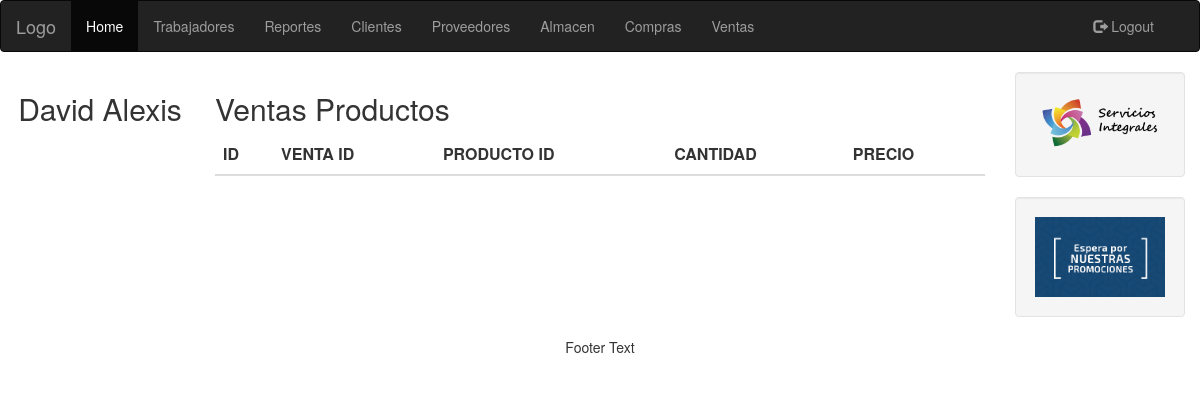
Page /taller/ventas_producto.php (signed in) on the earlier database version.
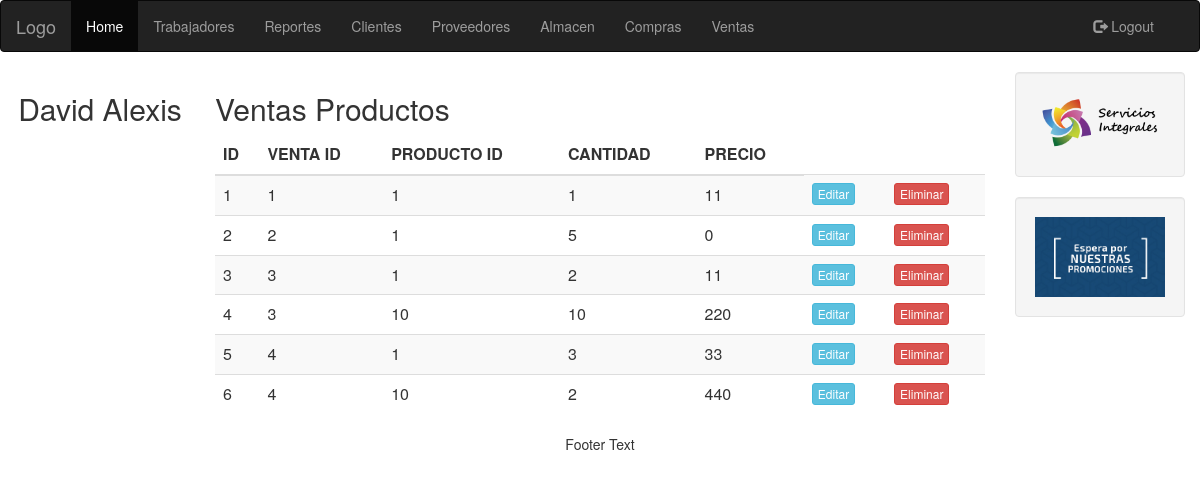
Same page on the later database version.
### tables this page shows
CREATE TABLE `trabajador` (
  `id` int(11) NOT NULL,
  `nombre` varchar(30) NOT NULL,
  `apellido` varchar(30) NOT NULL,
  `usuario` varchar(40) NOT NULL,
  `contrasena` varchar(30) NOT NULL,
  `admin` int(15) NOT NULL
);

CREATE TABLE `ventas_productos` (
  `id` int(11) NOT NULL,
  `venta_id` int(11) NOT NULL,
  `producto_id` int(11) NOT NULL,
  `cantidad` int(11) NOT NULL,
  `precio` decimal(10,0) NOT NULL
);

### taller/utilidades/sesion.php (called while the page is built, shortened)
<?php
include_once('clases/Trabajador.php');
global $BD;
if (isset($_SESSION['sesion_id'])) {
	if ($_SESSION['sesion_tipo'] == 'trabajador') {
		$_usuario = new Trabajador();
		$sql = "SELECT * FROM trabajador WHERE id = {$_SESSION['sesion_id']}";
		$resultado = $BD->query($sql);
		$datos = $resultado->fetch_assoc();
		$_usuario->nombre = $datos['nombre'];
		$_usuario->admin = ($datos['admin'] == 1) ? true : false;
	}
} else {
	$_usuario = false;
}

### taller/clases/Usuario.php (called while the page is built, shortened)
<?php
abstract class Usuario {
	public function __construct($id = null, $nombre = "", $apellido = "", $usuario = "", $contraseña = "", $admin = false, $trabajador = true, $cliente = false) {
		$this->cliente = $cliente;
	}
}

### taller/clases/Trabajador.php (called while the page is built, shortened)
<?php
include_once "Usuario.php";
include_once "Almacen.php";
include_once "VentaProducto.php";
class Trabajador extends Usuario {
	public function consultarVentasProducto(){
		global $BD;
		$sql = "SELECT * FROM ventas_productos";
		$result = $BD->query($sql);
		$ventas = array();
		while($fila = $result->fetch_assoc()) {
			$venta = new VentaProducto($fila['id'],
				$fila['venta_id'], $fila['producto_id'], $fila['cantidad'],
				$fila['precio']);
			$ventas[] = $venta;
		}
		return $ventas;
	}
}

### taller/clases/VentaProducto.php (called while the page is built, shortened)
<?php
class VentaProducto {
	public function __construct($id = null, $venta_id = null, $producto_id =null,
								$cantidad = null, $precio = 0) {
		 $this->id = $id;
		 $this->venta_id = $venta_id;
		 $this->producto_id = $producto_id;
		 $this->cantidad = $cantidad;
		 $this->precio = $precio;
	}
}

### taller/ventas_producto.php (the view, shortened to what this page needs)
<?php
include('utilidades/conexion_bd.php');
include('utilidades/sesion.php');
$ventas = $_usuario->consultarVentasProducto();
 ?>
<html>
<head>
	<?php include 'utilitys.php'; ?>
</head>
<body>
	<?php include 'nav.php'; ?>
	<div class="container-fluid text-center">
		<div class="row content">
			<div class="col-sm-2 sidenav">
				<?php if ($_usuario) { ?>
				<h2><?php echo $_usuario->nombre; ?></h2>
				<?php } ?>
			</div>
			<div class="col-sm-8 text-left">
				<h2>Ventas Productos</h2>
				<div class="table-responsive">
				<table class="table table-striped">
					<thead>
						<tr>
							<th>ID</th>
							<th>VENTA ID</th>
							<th>PRODUCTO ID</th>
							<th>CANTIDAD</th>
							<th>PRECIO</th>
						</tr>
					</thead>
					<tbody>
						<?php foreach($ventas as $objeto2) { ?>
							<tr>
								<td><?php echo $objeto2->id; ?></td>
								<td><?php echo $objeto2->venta_id; ?></td>
								<td><?php echo $objeto2->producto_id; ?></td>
								<td><?php echo $objeto2->cantidad; ?></td>
								<td><?php echo $objeto2->precio; ?></td>
								<td><a href="editar_producto.php?id=<?php echo $objeto2->id; ?>" class="btn btn-info btn-xs"> Editar </a></td>
								<td><a href="eliminar_producto.php?id=<?php echo $objeto2->id;?>" class="btn btn-danger btn-xs"> Eliminar </a></td>
							</tr>
						<?php } ?>
					</tbody>
				</table>
				</div>
			</div>
			<div class="col-sm-2 sidenav">
				<div class="well">
					<img src="img/serviciosintegrales2.png" style="width:100%">
				</div>
				<div class="well">
					<img src="img/promociones.jpg" style="width:100%">
				</div>
			</div>
		</div>
	</div>
	<?php include 'footer.php'; ?>
</body>
</html>

### taller/utilitys.php (shortened to what this page needs)
<link rel="stylesheet" href="https://maxcdn.bootstrapcdn.com/bootstrap/3.3.7/css/bootstrap.min.css">

### taller/nav.php (shortened to what this page needs)
<nav class="navbar navbar-inverse">
	  <div class="container-fluid">
	    <div class="navbar-header">
	      <a class="navbar-brand" href="#">Logo</a>
	    </div>
	    <div class="collapse navbar-collapse" id="myNavbar">
	    		<?php if (!$_usuario) { ?>
	        		<li><a href="login.php"><span class="glyphicon glyphicon-log-in"></span> Login</a></li>
	        	<?php } else {
	        		if ($_usuario->cliente) {
	        			 } else {
	        		?>
	      <ul class="nav navbar-nav">
	        <li class="active"><a href="index.php">Home</a></li>
	        <?php if ($_usuario->admin) { ?>
	        		<li><a href="trabajadores.php">Trabajadores</a></li>
					<li><a href="reportes.php">Reportes</a></li>
			<?php } ?>
	        	<li><a href="clientes.php">Clientes</a></li>
	        	<li><a href="proveedores.php">Proveedores</a></li>
	        	<li><a href="almacen.php">Almacen</a></li>
	        	<li class="dropdown">
						<a href="#" class="dropdown-toggle" data-toggle="dropdown">Compras</a>
				</li>
	        	<li class="dropdown">
						<a href="#" class="dropdown-toggle" data-toggle="dropdown">Ventas</a>
				</li>
	        <?php } ?>
	      </ul>
	      <ul class="nav navbar-nav navbar-right">
	        <li><a href="logout.php"><span class="glyphicon glyphicon-log-out"></span> Logout</a></li>
	        <?php } ?>
	      </ul>
	    </div>
	  </div>
	</nav>

### taller/footer.php
<footer class="container-fluid text-center">
  <p>Footer Text</p>
</footer>

Differences in the rows shown:
added ventas_productos: id "1", venta "1", producto "1", cantidad "1", precio "11"
added ventas_productos: id "2", venta "2", producto "1", cantidad "5", precio "0"
added ventas_productos: id "3", venta "3", producto "1", cantidad "2", precio "11"
added ventas_productos: id "4", venta "3", producto "10", cantidad "10", precio "220"
added ventas_productos: id "5", venta "4", producto "1", cantidad "3", precio "33"
added ventas_productos: id "6", venta "4", producto "10", cantidad "2", precio "440"
